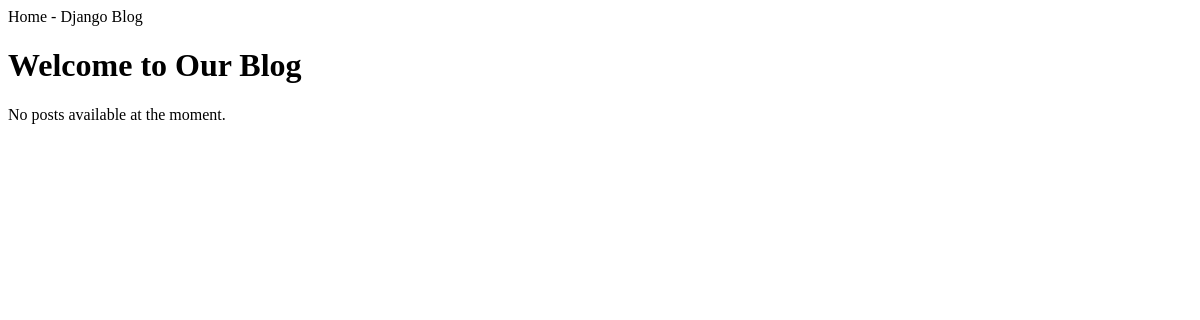
Before: /blog/home with the older database file.
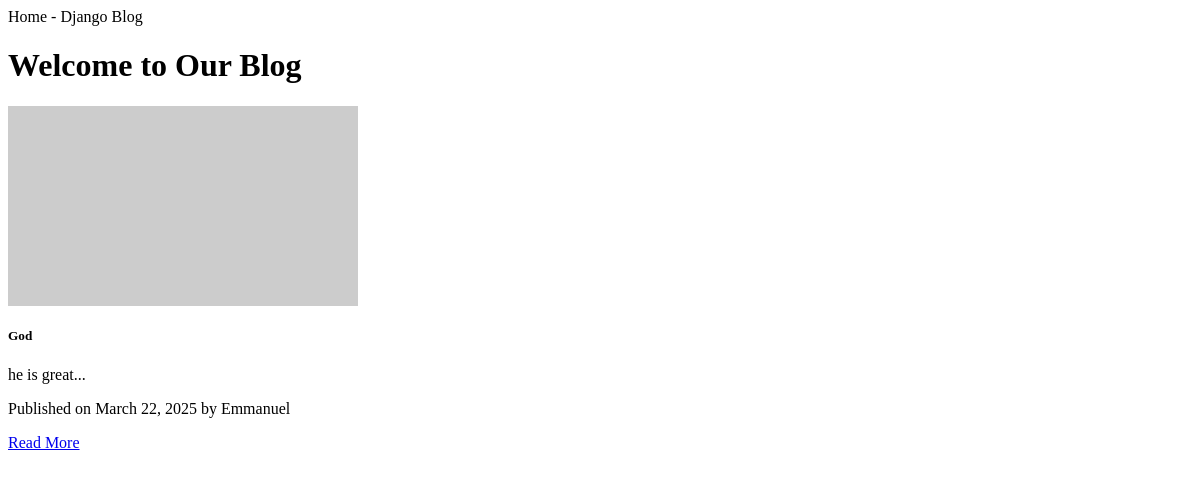
After: the same page with the newer database file.
### blog/models.py (models this page shows, shortened)
class Post(models.Model):
    title = models.CharField(max_length=200)
    content = models.TextField()
    published_date = models.DateTimeField(auto_now_add=True)
    author = models.ForeignKey(User, on_delete=models.CASCADE)
    tags = models.ManyToManyField(Tag, related_name='posts', blank=True)  # Many-to-Many relationship with Tag
    class Meta:
        ordering = ['-published_date']  # Display latest posts first

### blog/views.py (the view)
# urls.py: path('home', views.home, name='home'),
def home(request):
    posts = Post.objects.all().order_by('-published_date')
    return render(request, 'blog/home.html', {'posts': posts})

### blog/templates/blog/home.html (shortened to what this page needs)
{% block content %}
    <div class="container mt-5">
        <h1 class="text-center mb-5">Welcome to Our Blog</h1>
        <div class="row">
            {% for post in posts %}
                <div class="col-lg-4 col-md-6 mb-4">
                    <div class="card shadow-sm">
                        {% if post.image %}
                            <img src="{{ post.image.url }}" class="card-img-top" alt="{{ post.title }}">
                        {% else %}
                            <img src="https://via.placeholder.com/350x200.png?text=No+Image" class="card-img-top" alt="{{ post.title }}">
                        {% endif %}
                        <div class="card-body">
                            <h5 class="card-title">{{ post.title }}</h5>
                            <p class="card-text">{{ post.content|slice:":150" }}...</p>
                            <p class="text-muted small">Published on {{ post.published_date|date:"F j, Y" }} by {{ post.author.username }}</p>
                            <a href="{% url 'blog:post_detail' post.id %}" class="btn btn-primary">Read More</a>
                        </div>
                    </div>
                </div>
            {% empty %}
                <p class="text-center col-12">No posts available at the moment.</p>
            {% endfor %}
        </div>
    </div>
{% endblock %}

Changed rows visible on the page:
added Post: title "God", content "he is great", published_date "March 22, 2025", author.username "Emmanuel"
Other visible differences:
text no longer shown: "No posts available at the moment."
